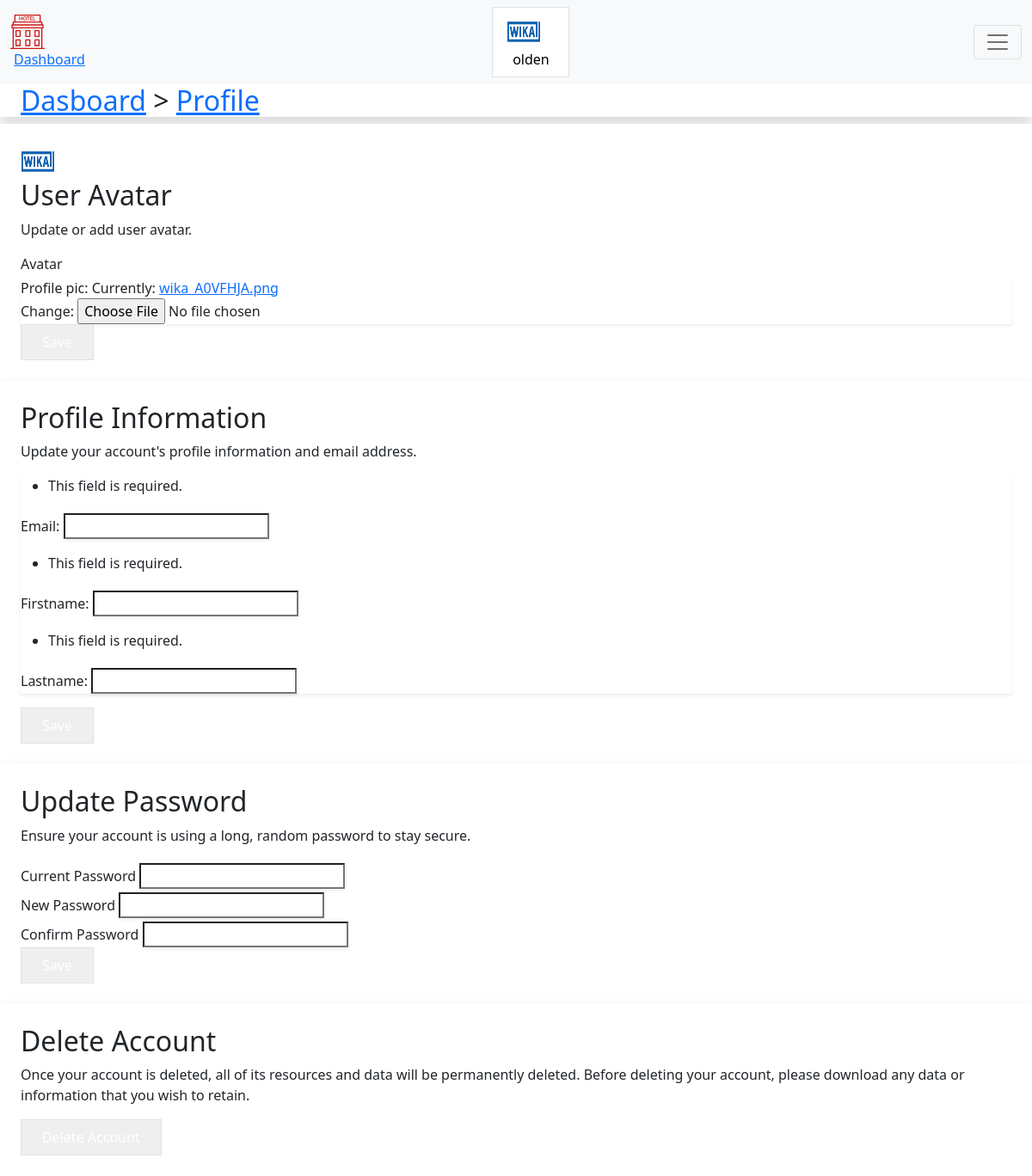
Screenshot of /profile/ (signed in) with the database file from the repository.
### Customeruser/models.py (models this page shows, shortened)
class CustomBaseuser(AbstractBaseUser, PermissionsMixin):
    email = models.EmailField(_('email address'), unique=True)
    firstname = models.CharField(max_length=150, blank=False)
    lastname = models.CharField(max_length=150, blank=False)
    birth_date = models.DateField(blank=False, null=True)
    joined_date = models.DateTimeField(auto_now_add=True, null=True)
    phone_number = models.IntegerField(blank=False, null=True)
    profile_pic = models.ImageField(blank=False, null=True)
    email_verified = models.BooleanField(default=False)
    is_staff = models.BooleanField(default=False)
    is_superuser = models.BooleanField(default=False)
    objects = UserManager()
    USERNAME_FIELD = 'email'
    REQUIRED_FIELDS = ['firstname', 'lastname']

### Customeruser/views.py (the view, shortened to what this page needs)
# urls.py: path('profile/', profile_view, name='profile'),
@login_required(login_url='login')
def profile_view(request):
    userr=CustomBaseuser.objects.get(email=request.user.email)
    update_customer_form = update_customer(request.POST,request.FILES,instance=userr)
    update_picture_form = update_picture(request.POST,request.FILES,instance=userr)
    if request.method == "POST" and request.POST.get('type')=='update_picture':
        print(update_picture_form.data)
        update_picture_form = update_picture(request.POST,request.FILES,instance=userr)
        if update_picture_form.is_valid():
            print('pic')
            update_picture_form.save(commit=True)
    if request.method == "POST" and request.POST.get('type') == 'update_user_info':
        update_customer_form = update_customer(request.POST,request.FILES,instance=userr)
        if update_customer_form.is_valid():
            print('valid')
            update_customer_form.save(commit=True)
            print(userr.firstname)
    if request.method == "POST" and request.POST.get('type') == 'delete':
        print('in')
        userr=CustomBaseuser.objects.get(email=request.user.email)
        userr.delete()
        request.user.delete()
    context={'details':request.user,
             'update_picture_form':update_picture_form,
             'update_customer_form':update_customer_form,}
    return render(request, 'Profile.html', context)

### templates/Profile.html (shortened to what this page needs)
{% load static %}
<!DOCTYPE html>
<html lang="en">
<head>
    <link href="https://fonts.bunny.net/css?family=figtree:400,500,600&display=swap" rel="stylesheet" />
    <link href="https://cdn.jsdelivr.net/npm/bootstrap@5.1.3/dist/css/bootstrap.min.css" rel="stylesheet"
>
    <link rel="stylesheet" href="https://hotelmanagement.com.ng/public/build/assets/app-CxbmzRxr.css" />
    <link rel="stylesheet" href="{%static 'css/menu.css'%}" />
</head>
<body class="font-sans antialiased">
    <div class="min-h-screen bg-gray-100 dark:bg-gray-900">
        <nav class="navbar  navbar-light bg-light">
            <div class="container-fluid">
                <div class="flex">
                    <div class="shrink-0 flex items-center">
                        <a href="{%url 'home' %}">
                        </a>
                    </div>
                    <div class="hidden space-x-8 sm:-my-px sm:ms-10 sm:flex">
                        <a class="inline-flex items-center px-1 pt-1 border-b-2 border-indigo-400 dark:border-indigo-600 text-sm font-medium leading-5 text-gray-900 dark:text-gray-100 focus:outline-none focus:border-indigo-700 transition duration-150 ease-in-out"
                            href="{% url 'dashboard' %}">
                            Dashboard
                        </a>
                    </div>
                </div>
                <button class="sm:flex sm:items-center sm:ms-6 inline-flex items-center px-3 py-2 border
                    border-transparent text-sm leading-4 font-medium rounded-md text-gray-500 dark:text-gray-400
                    bg-white dark:bg-gray-800 hover:text-gray-700 dark:hover:text-gray-300 focus:outline-none transition
                    ease-in-out duration-150">
                    {% if details.profile_pic %}
                    <img src="{{details.profile_pic.url}}" alt=""
                        style="margin-right:1em; border-radius:10px; width:40px; height:40px;">
                    {%else%}
                    <img src="" alt="" style="margin-right:1em; border-radius:10px; width:40px; height:40px;">
                    {% endif %}
                    <div>
                        {{user.firstname}}
                    </div>
                </button>
                <button class="navbar-toggler" type="button" data-bs-toggle="collapse"
                    data-bs-target="#navbarSupportedContent" aria-controls="navbarSupportedContent"
                    aria-expanded="false" aria-label="Toggle navigation">
                    <span class="navbar-toggler-icon"></span>
                </button>
            </div>
        </nav>
        <header class="bg-white dark:bg-gray-800 shadow">
            <div class="max-w-7xl mx-auto py-6 px-4 sm:px-6 lg:px-8">
                <h2 class="font-semibold text-xl text-gray-800 dark:text-gray-200 leading-tight">
                    <a href="{% url 'dashboard' %}" class="text-gray-500 dark:text-gray-400">Dasboard</a> > <a
                        href="{%url 'profile' %}">Profile</a>
                </h2>
            </div>
        </header>
        <main>
            <div class="py-12">
                <div class="max-w-7xl mx-auto sm:px-6 lg:px-8 space-y-6">
                    <div class="p-4 sm:p-8 bg-white dark:bg-gray-800 shadow sm:rounded-lg">
                        <div class="max-w-xl">
                            <section>
                                {% if details.profile_pic %}
                                <img src="{{details.profile_pic.url}}" alt=""
                                    style="margin-right:1em; border-radius:10px; width:40px; height:40px;">
                                {%else%}
                                <img src="" alt=""
                                    style="margin-right:1em; border-radius:10px; width:40px; height:40px;">
                                {% endif %} <header>
                                    <h2 class="text-lg font-medium text-gray-900 dark:text-gray-100">
                                        User Avatar
                                    </h2>
                                    <p class="mt-1 text-sm text-gray-600 dark:text-gray-400">
                                        Update or add user avatar.
                                    </p>
                                </header>
                                <form method="POST" action="{% url 'profile' %}" class="mt-6 space-y-6"
                                    enctype="multipart/form-data">
                                    <div>
                                        <label class="block font-medium text-sm text-gray-700 dark:text-gray-300"
                                            for="avatar">
                                            Avatar
                                        </label>
                                        <div
                                            class="border-gray-300 dark:border-gray-700 dark:bg-gray-900 dark:text-gray-300 focus:border-indigo-500 dark:focus:border-indigo-600 focus:ring-indigo-500 dark:focus:ring-indigo-600 rounded-md shadow-sm mt-1 block w-full">
                                            {{update_picture_form}}
                                        </div>
                                    </div>
                                    <div class="flex items-center gap-4">
                                        <input type="submit" value="Save"
                                            class="inline-flex items-center px-4 py-2 bg-gray-800 dark:bg-gray-200 border border-transparent rounded-md font-semibold text-xs text-white dark:text-gray-800 uppercase tracking-widest hover:bg-gray-700 dark:hover:bg-white focus:bg-gray-700 dark:focus:bg-white active:bg-gray-900 dark:active:bg-gray-300 focus:outline-none focus:ring-2 focus:ring-indigo-500 focus:ring-offset-2 dark:focus:ring-offset-gray-800 transition ease-in-out duration-150" />
                                    </div>
                                </form>
                            </section>
                        </div>
                    </div>
                    <div class="p-4 sm:p-8 bg-white dark:bg-gray-800 shadow sm:rounded-lg">
                        <div class="max-w-xl">
                            <section>
                                <header>
                                    <h2 class="text-lg font-medium text-gray-900 dark:text-gray-100">
                                        Profile Information
                                    </h2>
                                    <p class="mt-1 text-sm text-gray-600 dark:text-gray-400">
                                        Update your account&#039;s profile information and email address.
                                    </p>
                                </header>
                                <form class="mt-6 space-y-6" method="post" action="{% url 'profile' %}">
                                    <div>
                                        <div
                                            class="border-gray-300 dark:border-gray-700 dark:bg-gray-900 dark:text-gray-300 focus:border-indigo-500 dark:focus:border-indigo-600 focus:ring-indigo-500 dark:focus:ring-indigo-600 rounded-md shadow-sm mt-1 block w-full">
                                            {{update_customer_form.as_p}}
                                        </div>
                                    </div>
                                    <div class="flex items-center gap-4">
                                        <input type="submit" value="Save"
                                            class="inline-flex items-center px-4 py-2 bg-gray-800 dark:bg-gray-200 border border-transparent rounded-md font-semibold text-xs text-white dark:text-gray-800 uppercase tracking-widest hover:bg-gray-700 dark:hover:bg-white focus:bg-gray-700 dark:focus:bg-white active:bg-gray-900 dark:active:bg-gray-300 focus:outline-none focus:ring-2 focus:ring-indigo-500 focus:ring-offset-2 dark:focus:ring-offset-gray-800 transition ease-in-out duration-150" />
                                    </div>
                                </form>
                            </section>
                        </div>
                    </div>
                    <div class="p-4 sm:p-8 bg-white dark:bg-gray-800 shadow sm:rounded-lg">
                        <div class="max-w-xl">
                            <section>
                                <header>
                                    <h2 class="text-lg font-medium text-gray-900 dark:text-gray-100">
                                        Update Password
                                    </h2>
                                    <p class="mt-1 text-sm text-gray-600 dark:text-gray-400">
                                        Ensure your account is using a long, random password to stay secure.
                                    </p>
                                </header>
                                <form method="post" action="{%url 'profile'%}" class="mt-6 space-y-6">
                                    <div>
                                        <label class="block font-medium text-sm text-gray-700 dark:text-gray-300"
                                            for="password">
                                            Current Password
                                        </label>
                                        <input
                                            class="border-gray-300 dark:border-gray-700 dark:bg-gray-900 dark:text-gray-300 focus:border-indigo-500 dark:focus:border-indigo-600 focus:ring-indigo-500 dark:focus:ring-indigo-600 rounded-md shadow-sm mt-1 block w-full"
                                            id="password" name="password" type="password">
                                    </div>
                                    <div>
                                        <label class="block font-medium text-sm text-gray-700 dark:text-gray-300"
                                            for="new_password">
                                            New Password
                                        </label>
                                        <input
                                            class="border-gray-300 dark:border-gray-700 dark:bg-gray-900 dark:text-gray-300 focus:border-indigo-500 dark:focus:border-indigo-600 focus:ring-indigo-500 dark:focus:ring-indigo-600 rounded-md shadow-sm mt-1 block w-full"
                                            id="new_password" name="new_password" type="password">
                                    </div>
                                    <div>
                                        <label class="block font-medium text-sm text-gray-700 dark:text-gray-300"
                                            for="update_password_password_confirmation">
                                            Confirm Password
                                        </label>
                                        <input
                                            class="border-gray-300 dark:border-gray-700 dark:bg-gray-900 dark:text-gray-300 focus:border-indigo-500 dark:focus:border-indigo-600 focus:ring-indigo-500 dark:focus:ring-indigo-600 rounded-md shadow-sm mt-1 block w-full"
                                            id="confirmation" name="confirmation" type="password">
                                    </div>
                                    <div class="flex items-center gap-4">
                                        <input type="submit" value="Save"
                                            class="inline-flex items-center px-4 py-2 bg-gray-800 dark:bg-gray-200 border border-transparent rounded-md font-semibold text-xs text-white dark:text-gray-800 uppercase tracking-widest hover:bg-gray-700 dark:hover:bg-white focus:bg-gray-700 dark:focus:bg-white active:bg-gray-900 dark:active:bg-gray-300 focus:outline-none focus:ring-2 focus:ring-indigo-500 focus:ring-offset-2 dark:focus:ring-offset-gray-800 transition ease-in-out duration-150" />
                                    </div>
                                </form>
                            </section>
                        </div>
                    </div>
                    <div class="p-4 sm:p-8 bg-white dark:bg-gray-800 shadow sm:rounded-lg">
                        <div class="max-w-xl">
                            <section class="space-y-6">
                                <header>
                                    <h2 class="text-lg font-medium text-gray-900 dark:text-gray-100">
                                        Delete Account
                                    </h2>
                                    <p class="mt-1 text-sm text-gray-600 dark:text-gray-400">
                                        Once your account is deleted, all of its resources and data will be permanently
                                        deleted. Before deleting your account, please download any data or information
                                        that you wish to retain.
                                    </p>
                                </header>
                                <form method="post" action="{% url 'profile'%}">
                                    <input type="submit" value="Delete Account"
                                        class="inline-flex items-center px-4 py-2 bg-red-600 border border-transparent rounded-md font-semibold text-xs text-white uppercase tracking-widest hover:bg-red-500 active:bg-red-700 focus:outline-none focus:ring-2 focus:ring-red-500 focus:ring-offset-2 dark:focus:ring-offset-gray-800 transition ease-in-out duration-150"
                                        x-data="" x-on:click.prevent="$dispatch('open-modal', 'confirm-user-deletion')">
                                </form>
                            </section>
                        </div>
                    </div>
                </div>
            </div>
        </main>
    </div>
</body>
</html>

### rows the page displays
CustomBaseuser: profile_pic (picture), firstname "olden"
